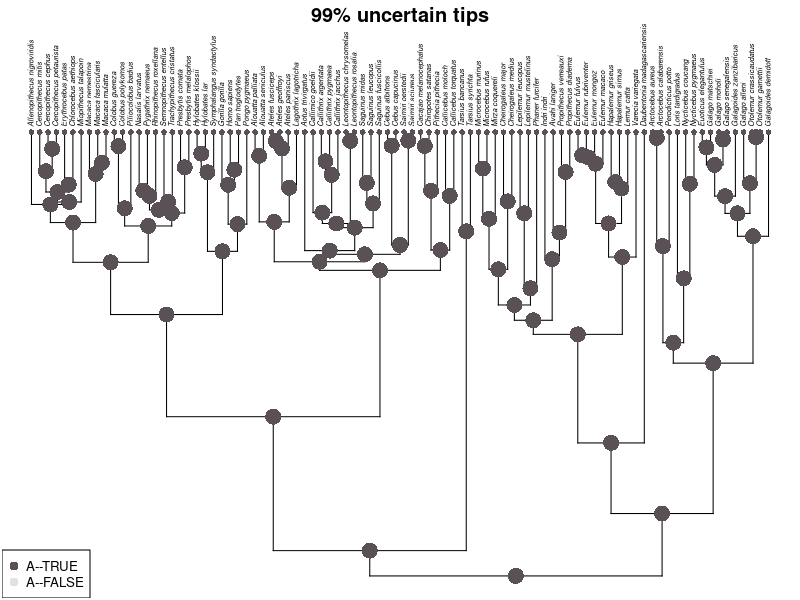
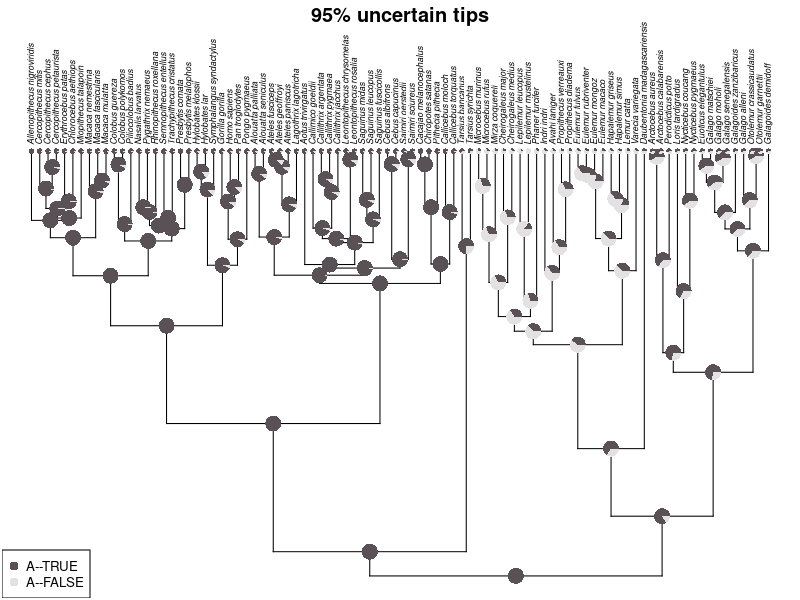
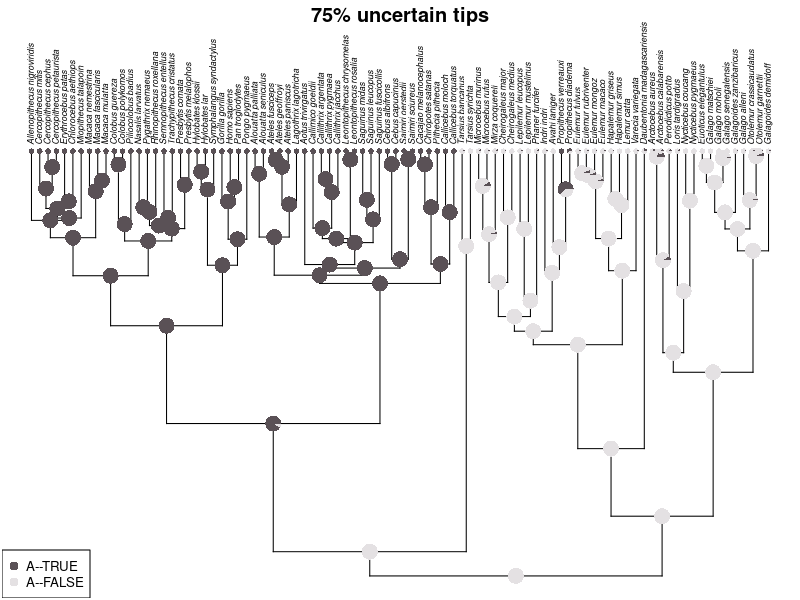
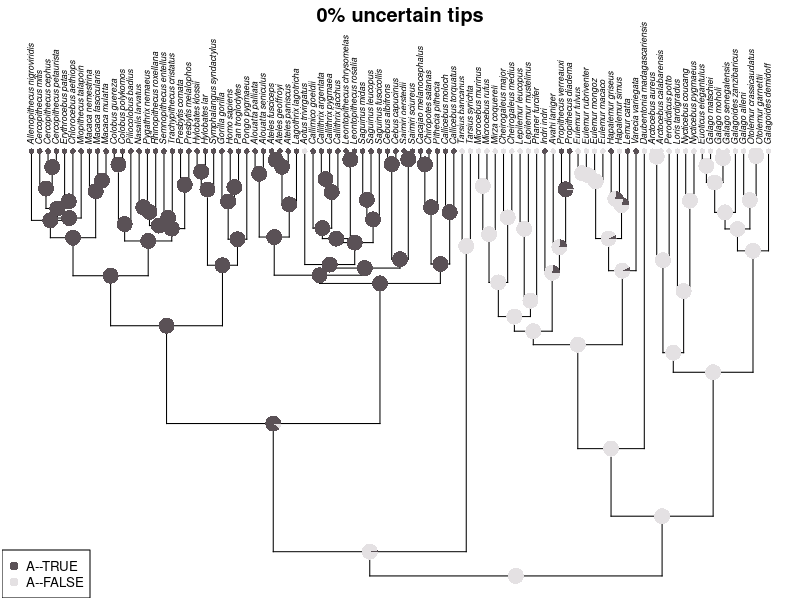
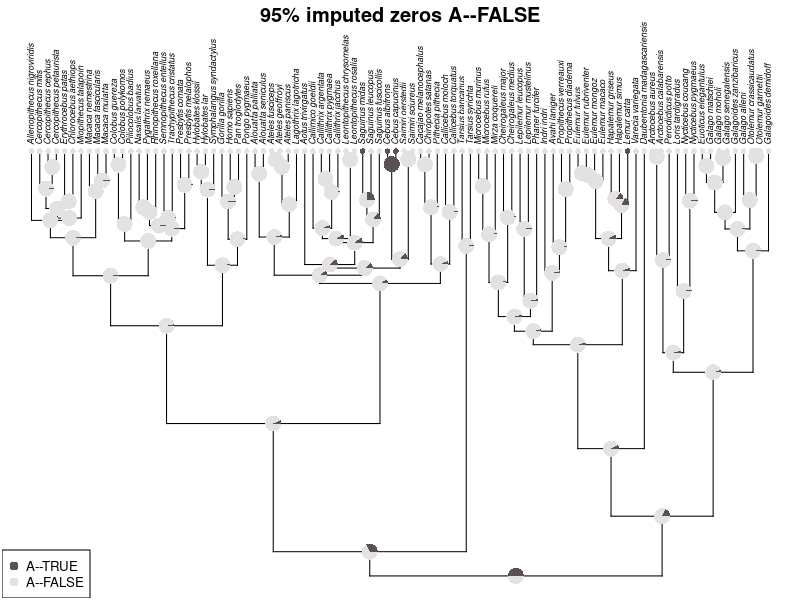
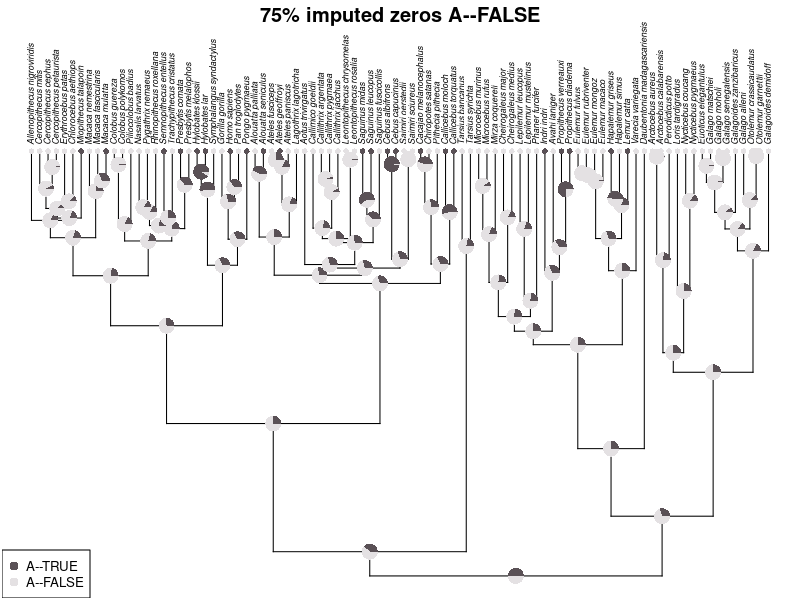

Recreate these plots in R, in order.
## ---- chunk 1
knitr::opts_chunk$set(
  collapse = TRUE,
  comment = "#>"
)
## ---- chunk 2
library(ape)
library(phytools)
library(dplyr)
library(tidyr)
## ---- chunk 3
data('primate.tree')
data('primate.data')
tree <- primate.tree
data <- primate.data
original <- data |>
    # filter(Activity_pattern == 'Diurnal') |> 
    tibble::rownames_to_column(var = 'Taxa') |>
    select(Taxa, Activity_pattern) |>
    mutate(Presence = 1) |>
    pivot_wider(
        names_from = 'Activity_pattern', values_from = 'Presence',

                values_fill = 0
    ) |>
    arrange(Taxa) |>
    tibble::column_to_rownames(var = 'Taxa') |>
    select(Diurnal) |> 
    mutate(
        not_diurnal = ifelse(Diurnal == 0, 1, 0)
    ) |> 
    as.matrix()
colnames(original) <- c('A--TRUE', 'A--FALSE')

myFun <- function(mat, per_uncertain = 0.1) {
    n_row <- nrow(mat)
    n <- round(n_row * per_uncertain)
    rows <- sample(x = 1:nrow(mat), size = n, replace = FALSE)
    mat[rows,] <- rep(1/ncol(mat), ncol(mat))
    mat
}

## ---- chunk 4
set.seed(123)
m99 <- myFun(original, 0.99)
m99 <- m99[tree$tip.label,]
fit99 <- fitMk(tree = primate.tree, x = m99,
              model = "ARD", pi = "fitzjohn",
              lik.func = "pruning", logscale = TRUE)
ace99 <- ancr(fit99, tips=TRUE)
plot(ace99, args.plotTree = list(direction="upwards"))
title(main = '99% uncertain tips', line = -1)
## ---- chunk 5
set.seed(123)
m95 <- myFun(original, 0.95)
m95 <- m95[tree$tip.label,]
fit95 <- fitMk(tree = primate.tree, x = m95,
              model = "ARD", pi = "fitzjohn",
              lik.func = "pruning", logscale = TRUE)
ace95 <- ancr(fit95, tips=TRUE)
plot(ace95, args.plotTree = list(direction="upwards"))
title(main = '95% uncertain tips', line = -1)

## ---- chunk 6
set.seed(123)
m75 <- myFun(original, 0.75)
m75 <- m75[tree$tip.label,]
fit75 <- fitMk(tree = primate.tree, x = m75,
              model = "ARD", pi = "fitzjohn",
              lik.func = "pruning", logscale = TRUE)
ace75 <- ancr(fit75, tips=TRUE)
plot(ace75, args.plotTree = list(direction="upwards"))
title(main = '75% uncertain tips', line = -1)
## ---- chunk 7
fit <- fitMk(tree = primate.tree, x = original,
              model = "ARD", pi = "fitzjohn",
              lik.func = "pruning", logscale = TRUE)
ace <- ancr(fit, tips=TRUE)
plot(ace, args.plotTree = list(direction="upwards"))
title(main = '0% uncertain tips', line = -1)
## ---- chunk 8
myFun2 <- function(vct, per_ones = 0.1) {
    ones <- which(vct == 1)
    zeros <- which(vct == 0)
    perN <- round(per_ones * length(vct))
    
    if (perN == length(ones)) {
        new_vct <- vct
    } else if (perN < length(ones)) {
        keep_ones <- sample(ones, perN, replace = FALSE)
        new_vct <- rep(0, length(vct))
        new_vct[keep_ones] <- 1
    } else if (perN > length(ones)) {
        need_more <- perN - length(ones)
        new_ones <- sample(zeros, need_more, replace = FALSE)
        new_vct <- vct
        new_vct[new_ones] <- 1
    }
    return(new_vct)
}

## ---- chunk 9
x1 <- original
set.seed(123)
x1[,1] <- myFun2(x1[,1], 0.05)
x1[,2] <- ifelse(x1[,1] == 1, 0, 1)

x1 <- x1[tree$tip.label,]
fit_x1 <- fitMk(tree = primate.tree, x = x1,
              model = "ARD", pi = "fitzjohn",
              lik.func = "pruning", logscale = TRUE)
ace_x1 <- ancr(fit_x1, tips=TRUE)
plot(ace_x1, args.plotTree = list(direction="upwards"))
title(main = '95% imputed zeros A--FALSE', line = -1)
## ---- chunk 10
x2 <- original
set.seed(123)
x2[,1] <- myFun2(x2[,1], 0.25)
x2[,2] <- ifelse(x2[,1] == 1, 0, 1)

x2 <- x2[tree$tip.label,]
fit_x2 <- fitMk(tree = primate.tree, x = x2,
              model = "ARD", pi = "fitzjohn",
              lik.func = "pruning", logscale = TRUE)
ace_x2 <- ancr(fit_x2, tips=TRUE)
plot(ace_x2, args.plotTree = list(direction="upwards"))
title(main = '75% imputed zeros A--FALSE', line = -1)
